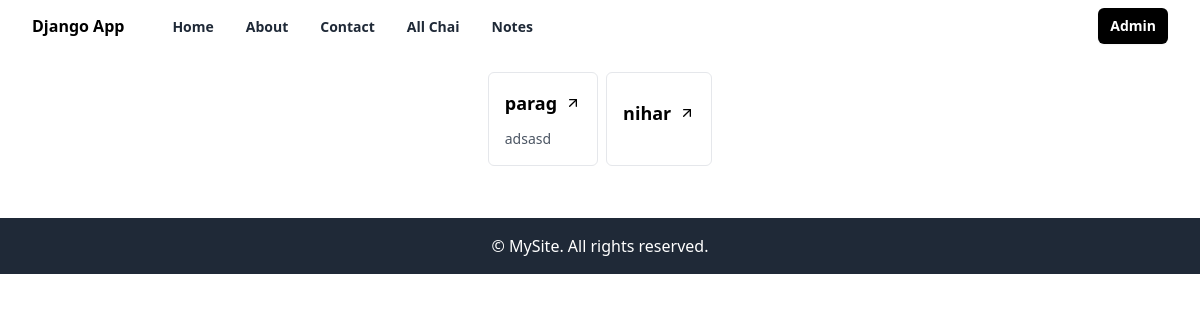
/chai/note/, run on the app's committed database.
### chai/models.py (models this page shows)
class Notes(models.Model):
    name = models.CharField(max_length=100)
    description = models.TextField(blank=True, null=True)
    def __str__(self):
        return self.name

### chai/views.py (the view)
# urls.py: path('note/', notes,name="notes"),
def notes(request):
    note = Notes.objects.all()
    print(note)
    return render(request,'chai/notes.html',{'notes':note})

### chai/templates/chai/notes.html (shortened to what this page needs)
{% extends "layout.html" %}
{% block content %}
    <div style=" padding: 20px; " class="mx-auto w-full flex  justify-center gap-2">
        {% for note in notes %}
            <div class=" flex max-w-2xl flex-col items-center rounded-md border md:flex-row">
                <div>
                  <div class="p-4">
                    <h1 class="inline-flex items-center text-lg font-semibold">
                      {{note.name}}
                      <svg
                        xmlns="http://www.w3.org/2000/svg"
                        width="24"
                        height="24"
                        viewBox="0 0 24 24"
                        fill="none"
                        stroke="currentColor"
                        stroke-width="2"
                        stroke-linecap="round"
                        stroke-linejoin="round"
                        class="ml-2 h-4 w-4"
                      >
                        <line x1="7" y1="17" x2="17" y2="7"></line>
                        <polyline points="7 7 17 7 17 17"></polyline>
                      </svg>
                    </h1>
                    <p class="mt-3 text-sm text-gray-600">
                        {{note.description}}
                    </p>
                  </div>
                </div>
              </div>
        {% endfor %}
    </div>
{% endblock %}

### data on the page
Notes: name "parag", description "adsasd"
Notes: name "nihar"
